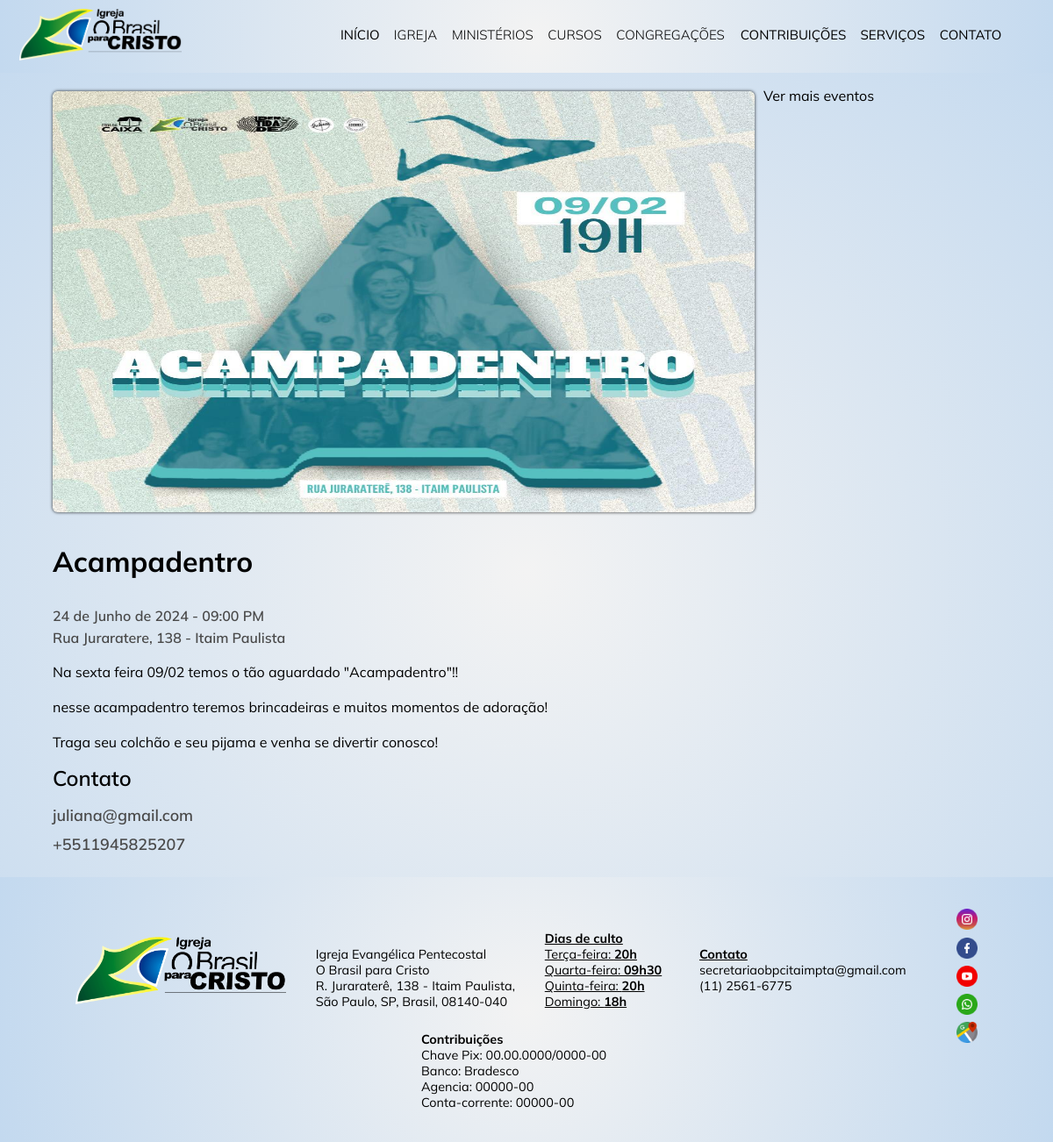
Page /eventos/2/ on the earlier database version.
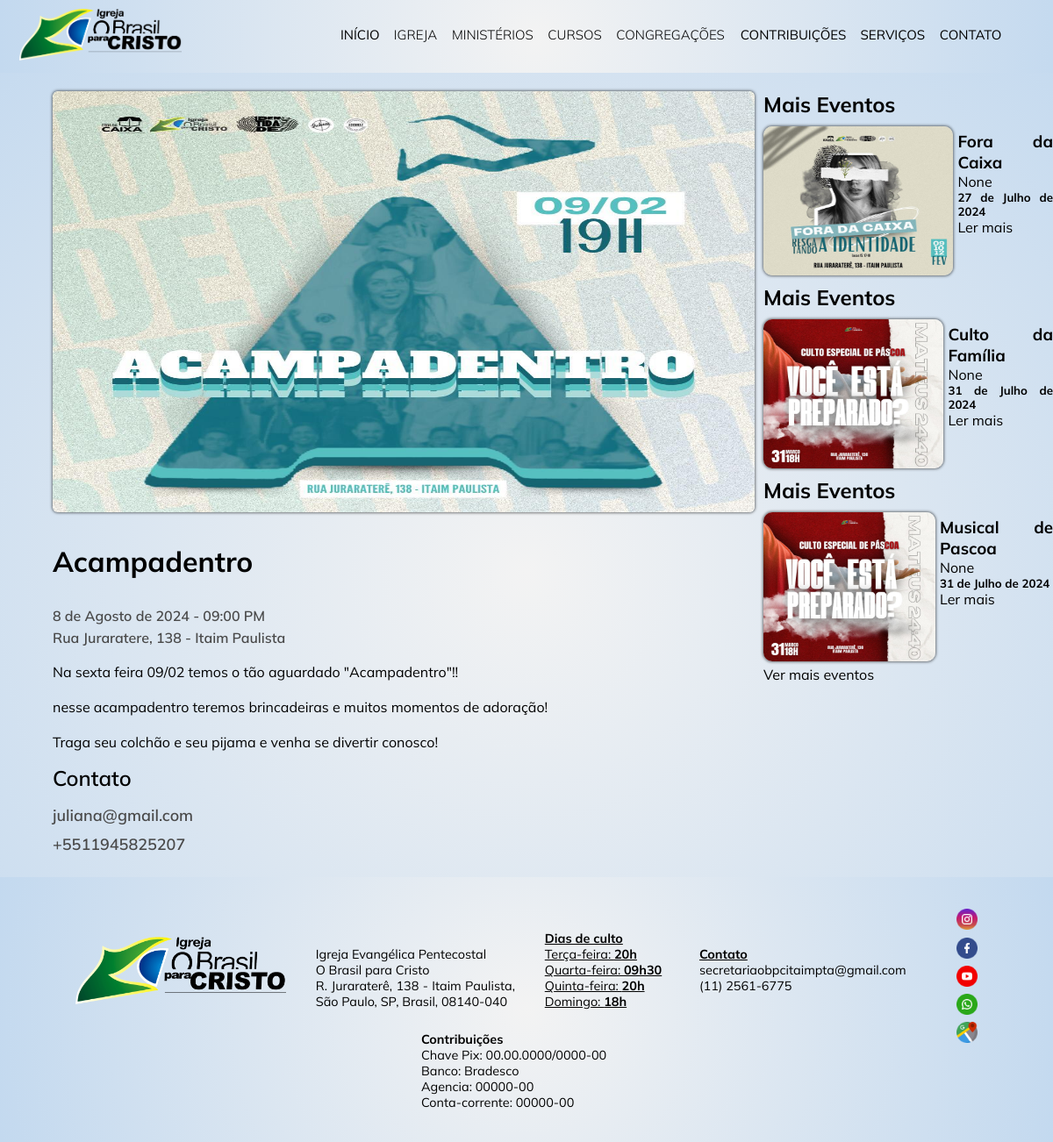
Same page on the later database version.
### apps/site_obpc/models.py (models this page shows, shortened)
class Eventos(models.Model):
    nome_evento = models.CharField(max_length=100,null=False,blank=False)
    data_evento = models.DateField(null=True)
    hora_evento = models.TimeField(null=True)
    Endereco_evento = models.CharField(max_length=200,null=True,blank=True)
    descricao_evento = models.CharField(max_length=2000,null=True,blank=True)
    banner_evento = models.ImageField(upload_to='eventos/banners',help_text="Dimensão: 800 x 480 px")
    foto_card_evento = models.ImageField(upload_to='eventos/card_evento',help_text="Dimensão: 248 x 224 px")
    ministerio = models.ForeignKey(Ministerios, on_delete=models.SET_NULL, null=True, blank=True)

### apps/site_obpc/views.py (the view)
# urls.py: path('eventos/<int:eventos_id>/',EventoDetalhe,name='evento_detalhe'),
def EventoDetalhe(request, eventos_id):
    evento = get_object_or_404(Eventos, pk=eventos_id)
    eventos = Eventos.objects.all()
    hora_evento = evento.hora_evento.strftime('%I:%M %p')
    if evento.ministerio_id:
        contato = get_object_or_404(Ministerios, pk=evento.ministerio_id)
    else:
        contato = None
    mais_eventos =  Eventos.objects.filter(data_evento__gte=timezone.now()).order_by('data_evento')[:4]
    return render(request, 'site/evento.html', {"evento": evento, "eventos": eventos, "hora_evento": hora_evento, "contato": contato,"mais_eventos":mais_eventos})

### apps/site_obpc/context_processors.py (called while the page is built)
def MinisteriosContext(request):
    return{"ministerios":Ministerios.objects.all()}

def CongregacoesContext(request):
    return{"congregacoes":Congregacoes.objects.all()}

def CursosContext(request):
    return{"cursos_menu":Cursos.objects.order_by('nome_curso_abreviado')}

### templates/site/evento.html
{% extends 'shared/base.html' %}
{% load static %}
{% block content %}
    <div class="evento_detalhe_disposicao">
        <div class="div_banner_eventos">
            <img class="eventos_banner" src="{{evento.banner_evento.url}}" alt="eventos_banner">
            <h1 class="titulo_eventos">{{evento.nome_evento}}</h1>
            <div class="div_detalhes_evento">
                <div class="div_cronograma_evento">
                    <p class="cronograma_evento">{{evento.data_evento}} - <time datetime="{{ hora_evento }}">{{ hora_evento }}</time></p>
                    <p class="cronograma_evento">{{evento.Endereco_evento}}</p>
                </div>
                <p class="descricao_evento">{{evento.descricao_evento}}</p>
            </div>
            {% if contato %}
            <div class="div_contato_eventos">
                <h2 class="titulo_contato_eventos">Contato</h2>
                <p class="contato_evento">{{contato.email_contato}}</p>
                <p class="contato_evento">{{contato.telefone_contato}}</p>
            </div>
            {% else %}
                <div class="div_contato_eventos">
                    <h2 class="titulo_contato_eventos">Contato</h2>
                    <p class="contato_evento">email@alternativo.com</p>
                    <p class="contato_evento">tel_alternativo</p>
                </div>
            {% endif %}
        </div>
        <div class="div_mais_eventos">
            {% for evento_g in mais_eventos %}
            {% if evento_g.id != evento.id %}
            <h2>Mais Eventos</h2>
            <div>
                <img src="{{evento_g.banner_evento.url}}" alt="">
                <div style="display: block;">
                    <h3>{{evento_g.nome_evento}}</h3>
                    <p>{{evento_g.descricao_evento|truncatewords:30}}</p>
                    <h5>{{evento_g.data_evento}}</h5>
                    <a href="{% url 'evento_detalhe' evento_g.id %}">Ler mais</a>
                </div>
            </div>
            {% endif %}
            {% endfor %}
            <a href="{% url 'eventos'%}">Ver mais eventos</a>
        </div>
    </div>
{% endblock %}

Differences in the rows shown:
changed Eventos "Acampadentro": data_evento "24 de Junho de 2024" → "8 de Agosto de 2024"
now on this page (row edited): Eventos: banner_evento (picture), nome_evento "Fora da Caixa", descricao_evento "None", data_evento "27 de Julho de 2024"
now on this page (row edited): Eventos: banner_evento (picture), nome_evento "Culto da Família", descricao_evento "None", data_evento "31 de Julho de 2024"
now on this page (row edited): Eventos: banner_evento (picture), nome_evento "Musical de Pascoa", descricao_evento "None", data_evento "31 de Julho de 2024"
